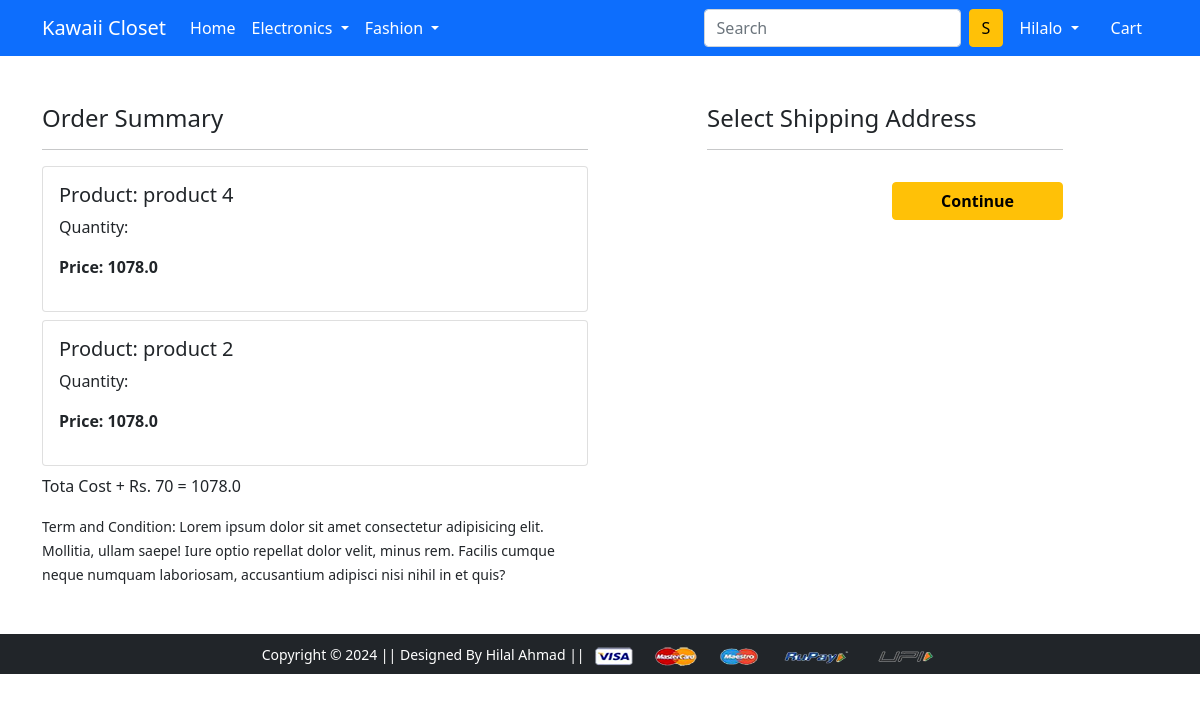
Page /checkout/ (signed in) on the committed database.
### app/models.py (models this page shows, shortened)
class Cart(models.Model):
  user = models.ForeignKey(User, on_delete=models.CASCADE)
  product = models.ForeignKey(Product, on_delete=models.CASCADE)
  quantity = models.PositiveIntegerField(default=1)

class Product(models.Model):
    title = models.CharField(max_length=100)
    selling_price = models.FloatField()
    discounted_price = models.FloatField()
    description = models.TextField()
    brand = models.CharField(max_length=100)
    category = models.CharField(choices=CATEGORY_CHOICES, max_length=2)
    product_image = models.ImageField(upload_to='producting')

### app/views.py (the view)
# urls.py: path('checkout/', views.checkout, name='checkout'),
def checkout(request):
   user = request.user
   add = Customer.objects.filter(user=user)
   cart_items = Cart.objects.filter(user=user)
   amount = 0.0
   shipping_amount = 70.0
   cart_prouduct = [p for p in Cart.objects.all() if p.user == request.user]
   for p in cart_prouduct:
         tempamount = (p.quantity * p.product.discounted_price)
         amount += tempamount
         totalamount = amount + shipping_amount
   return render(request, 'app/checkout.html', {'add':add, 'totalamount':totalamount, 'cart_items':cart_items})

### app/templates/app/checkout.html (shortened to what this page needs)
{% extends 'app/base.html' %}
{% load static %}
{% block main-content %}
<div class="container">
 <div class="row mt-5">
  <div class="col-sm-6">
    <h4>Order Summary</h4>
    <hr>
    {% for item in cart_items %}
      <div class="card mb-2">
        <div class="card-body">
          <h5>Product: {{item.product.title}}</h5>
          <p>Quantity: {{itme.quantity}}</p>
          <p class="fw-bold">Price: {{totalamount}}</p>
        </div>
      </div>
    {% endfor %}
    <p>Tota Cost + Rs. 70 = {{totalamount}}</p>
    <small>Term and Condition: Lorem ipsum dolor sit amet consectetur adipisicing elit. Mollitia, ullam saepe! Iure optio repellat dolor velit, minus rem. Facilis cumque neque numquam laboriosam, accusantium adipisci nisi nihil in et quis?</small>
  </div>
  <div class="col-sm-4 offset-sm-1">
    <h4>Select Shipping Address</h4>
    <hr>
    <form action="">
        <div class="text-end">
          <button type="submit" class="btn btn-warning mt-3 px-5 fw-bold">Continue</button>
        </div>
      </form>
    </div>
  </div>
</div>
{% endblock main-content %}

### app/templates/app/base.html (shortened to what this page needs)
<!doctype html>
{% load static %}
<html lang="en">
  <head>
    <link href="https://cdn.jsdelivr.net/npm/bootstrap@5.0.0-beta1/dist/css/bootstrap.min.css" rel="stylesheet">
    <link rel="stylesheet" href="{% static 'app/css/owl.carousel.min.css' %}">
    <link rel="stylesheet" href="{% static 'app/css/all.min.css' %}">
    <link rel="stylesheet" href="{% static 'app/css/style.css' %}">
  </head>
  <body>
    <nav class="navbar navbar-expand-lg navbar-dark bg-primary">
     <div class="container">
       <a class="navbar-brand" href="/">Kawaii Closet</a>
       <div class="collapse navbar-collapse" id="navbarSupportedContent">
         <ul class="navbar-nav me-auto mb-2 mb-lg-0">
           <li class="nav-item">
             <a class="nav-link active" aria-current="page" href="/">Home</a>
           </li>
           <li class="nav-item dropdown">
             <a class="nav-link dropdown-toggle text-white" href="#" id="electronicsDropdown" role="button" data-bs-toggle="dropdown" aria-expanded="false">
               Electronics
             </a>
           </li>
           <li class="nav-item dropdown">
             <a class="nav-link dropdown-toggle text-white" href="#" id="fashionDropdown" role="button" data-bs-toggle="dropdown" aria-expanded="false">
               Fashion
             </a>
           </li>
         </ul>
         <form method="GET" class="d-flex">
           <input class="form-control me-2" type="search"  name='q' placeholder="Search" aria-label="Search">
           <button class="btn btn-warning" type="submit">S</button>
         </form>
         <div>
          <ul class="navbar-nav me-auto mb-2 mb-lg-0">
           {% if request.user.is_authenticated %}
            <li class="nav-item dropdown mx-2">
              <a class="nav-link dropdown-toggle text-white" href="#" id="profileDropdown" role="button" data-bs-toggle="dropdown" aria-expanded="false">
                {{request.user.username|capfirst}}
              </a>
            </li>
            <li class="nav-item mx-2">
             <a href="{% url 'showcart' %}" class="nav-link text-white"> Cart </a>
            </li>
          {% endif %}
          </ul>
         </div>
       </div>
     </div>
    </nav>
    {% block main-content %} {% endblock main-content %}
    <footer class="container-fluid bg-dark text-center p-2 mt-5">
        <small class="text-white">Copyright &copy; 2024 || Designed By Hilal Ahmad || </small>
        <img src="{% static 'app/images/payment.png' %}" alt="" srcset="" class="img-fluid" height="2px">
    </footer>
  </body>
</html>

### rows in the picture
Cart: product "product 4", totalamount "1078.0"
Cart: product "product 2", totalamount "1078.0"

### other values in the picture
{{ request.user.username|capfirst }} "Hilalo"
{{ totalamount }} "1078.0"
